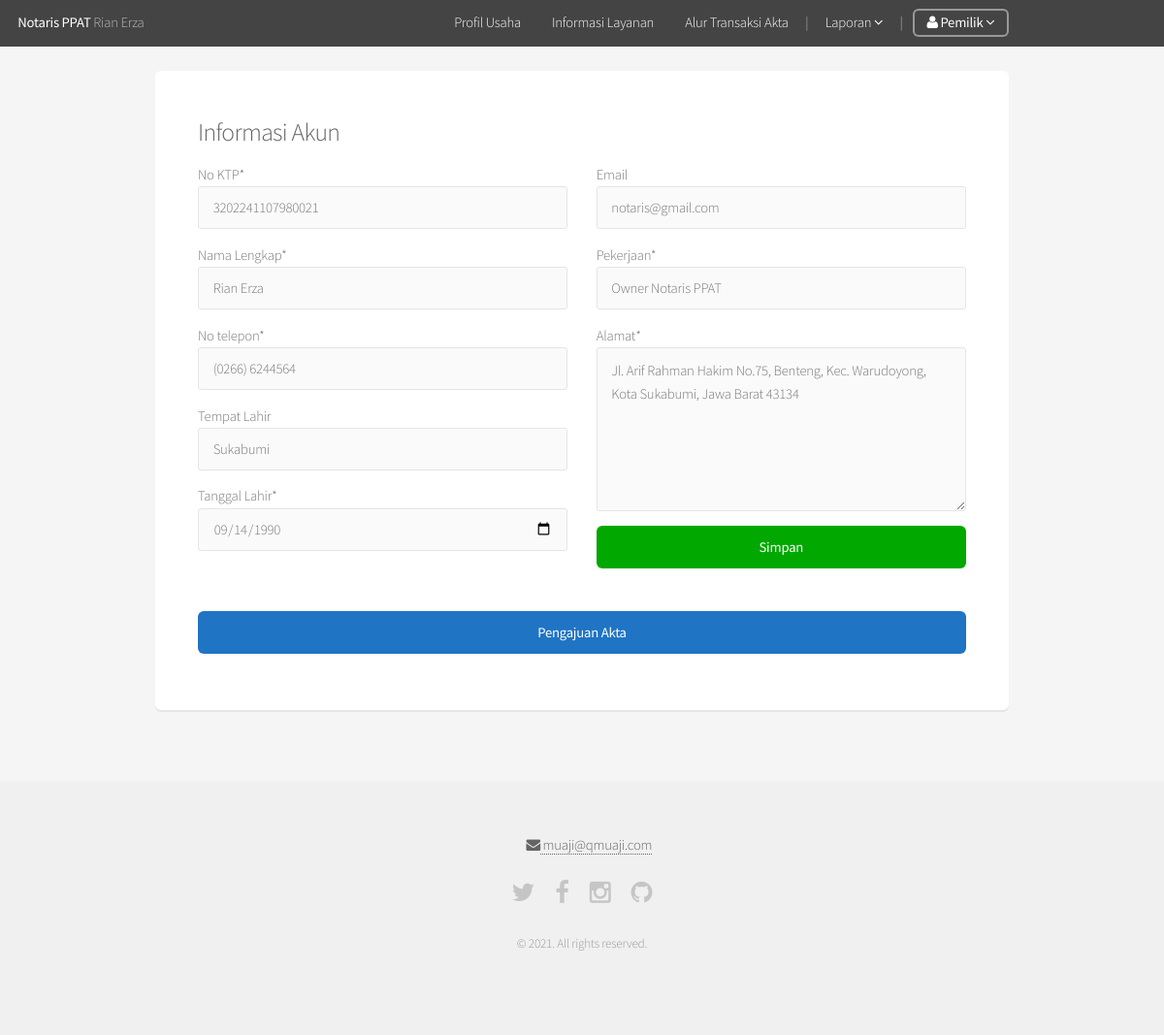
The app's page /informasiAkun.php (signed in) with its own data.
### tables this page shows
CREATE TABLE `User` (
  `Id` int(11) NOT NULL,
  `NIK` varchar(20) NOT NULL,
  `NamaLengkap` varchar(50) NOT NULL,
  `TmptLahir` varchar(20) NOT NULL,
  `TglLahir` date NOT NULL,
  `Pekerjaan` varchar(50) NOT NULL,
  `Alamat` varchar(255) NOT NULL,
  `NoTlp` varchar(20) NOT NULL,
  `UserRoleId` int(11) NOT NULL DEFAULT '1',
  `Password` varchar(128) NOT NULL,
  `Email` varchar(50) NOT NULL,
  `LastLogin` datetime NOT NULL,
  `IsActive` tinyint(1) NOT NULL,
  `CreationDate` timestamp NOT NULL DEFAULT CURRENT_TIMESTAMP,
  `EmailCode` varchar(128) NOT NULL,
  `Img` varchar(255) NOT NULL
);

### core/functions/users.php (called while the page is built, shortened)
<?php
function userData($user_id) {
	$data 	 = array();
	$user_id = (int)$user_id;
	$funcNumArgs = func_num_args();
	$funcGetArgs = func_get_args();
	if($funcNumArgs > 1){
		unset($funcGetArgs[0]);
		$fields = implode(', ', $funcGetArgs);
		$data 	= mysql_fetch_assoc(mysql_query("SELECT $fields FROM User WHERE Id=$user_id"));
	}
	return $data;
}

### core/init.php (called while the page is built, shortened)
<?php
require 'functions/users.php';
if(loggedIn()) {
	$userData   = userData($_SESSION['user_id'], 'Id', 'Email', 'Password', 'NamaLengkap', 'NoTlp', 'Alamat', 'Img', 'UserRoleId', 'TmptLahir', 'TglLahir', 'NIK', 'Pekerjaan');
}
$ageMax = date('Y-m-d', strtotime("-6000 days"));

### informasiAkun.php (the view, shortened to what this page needs)
<?php
require 'core/init.php';
$email 	= $userData['Email'];
$namaLengkap 	= $userData['NamaLengkap'];
$noTlp 			= $userData['NoTlp'];
$alamat 		= $userData['Alamat'];
$nik 	 		= $userData['NIK'];
$tmptLahir 	 	= $userData['TmptLahir'];
$tglLahir 	 	= $userData['TglLahir'];
$pekerjaan 	 	= $userData['Pekerjaan'];
include 'includes/_header.php';
?>
<div style="margin-top:-30px" id="main" class="container">
	<div class="row">
		<div class="12u 12u(mobile)">
			<div class="box">
				<h3>Informasi Akun</h3>
				<form action="" method="post" autocomplete="off">
					<div class="row">
						<div class="6u 12u">
							No KTP*
							<input type="text" name="NIK" placeholder="NIK" value="<?= $nik ?>" required minlength="3" maxlength="32">
							Nama Lengkap*
							<input type="text" name="NamaLengkap" placeholder="Nama Lengkap" value="<?= $namaLengkap ?>" required minlength="3" maxlength="32">
							No telepon*
							<input type="text" name="NoTlp" placeholder="Telepon"  value="<?= $noTlp ?>" required maxlength="20">
							Tempat Lahir
							<input type="text" name="TmptLahir" placeholder="Tempat lahir" value="<?= $tmptLahir ?>">
							Tanggal Lahir*
							<?php ($tglLahir=="0000-00-00") ? $tglLahir= "-" : $tglLahir = date('Y-m-d', strtotime($tglLahir))  ?>
							<input type="Date" name="TglLahir" placeholder="Tanggal Lahir" max="<?=$ageMax?>" required value="<?= $tglLahir ?>">
						</div>
						<div class="6u 12u">
							Email
							<input type="email" name="Email" placeholder="Email" value="<?= $email ?>" required maxlength="50" disabled>
							Pekerjaan*
							<input type="text" name="Pekerjaan" placeholder="Pekerjaan"  value="<?= $pekerjaan ?>" required maxlength="20">
							Alamat*
							<textarea name="Alamat" placeholder="Alamat" cols="30" rows="6" maxlength="225" required=""><?= $alamat ?></textarea>
							<input type="submit" value="Simpan" class="fit special">
						</div>
					</div>
				</form>
				<a href="pengajuanAkta.php" class="button special fit" style="background-color: #1F74C4">Pengajuan Akta</a>
			</div>
		</div>
	</div>
</div>
<?php include 'includes/_footer.php';

### records on screen
user: NIK "3202241107980021", NamaLengkap "Rian Erza", NoTlp "(0266) 6244564", TmptLahir "Sukabumi", TglLahir "09/14/1990", Email "notaris@gmail.com", Pekerjaan "Owner Notaris PPAT", Alamat "Jl. Arif Rahman Hakim No.75, Benteng, Kec. Warudoyong, Kota Sukabumi, Jawa Barat 43134"
